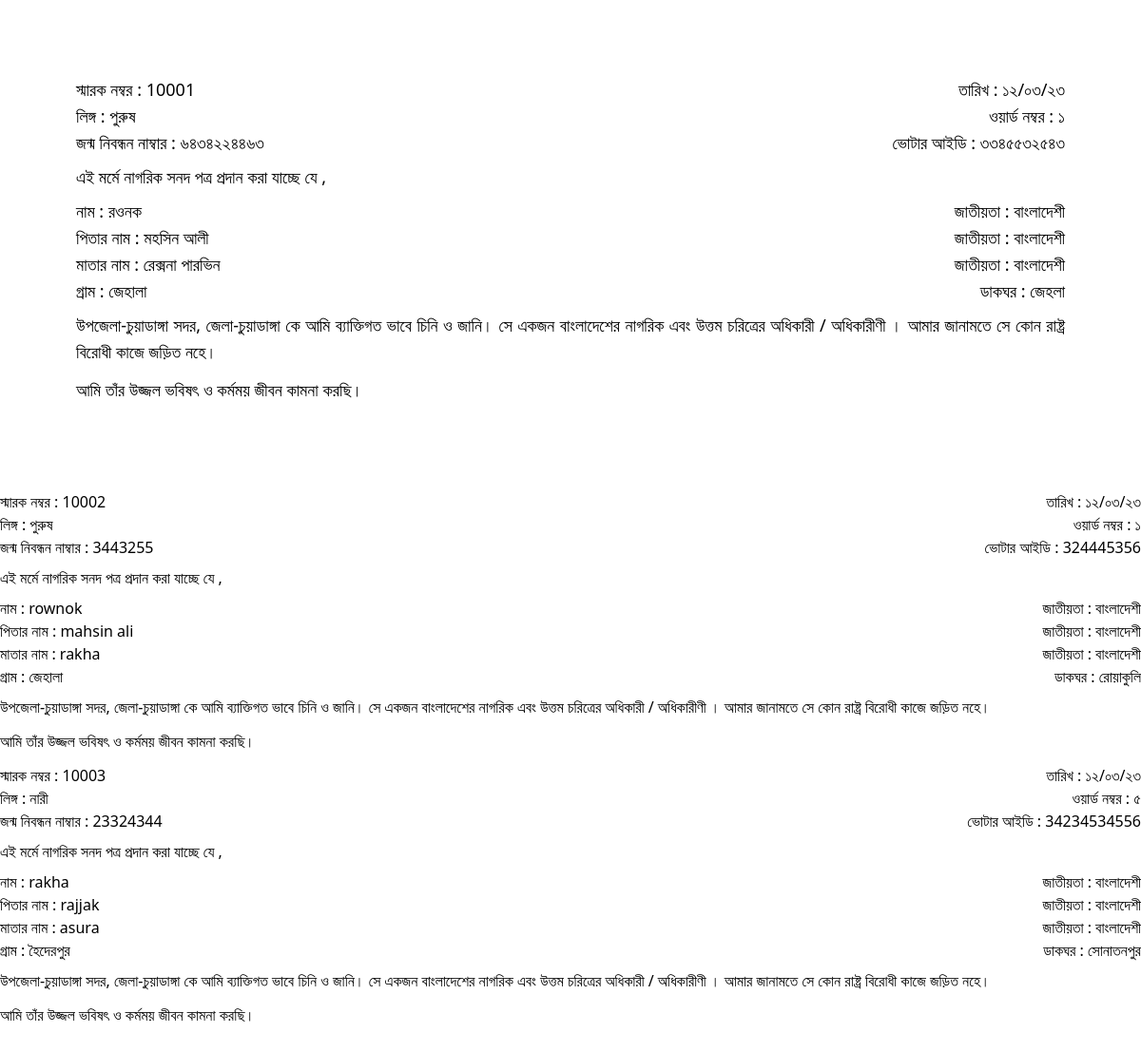
The page /nagorikreport.php on the database as committed earlier.
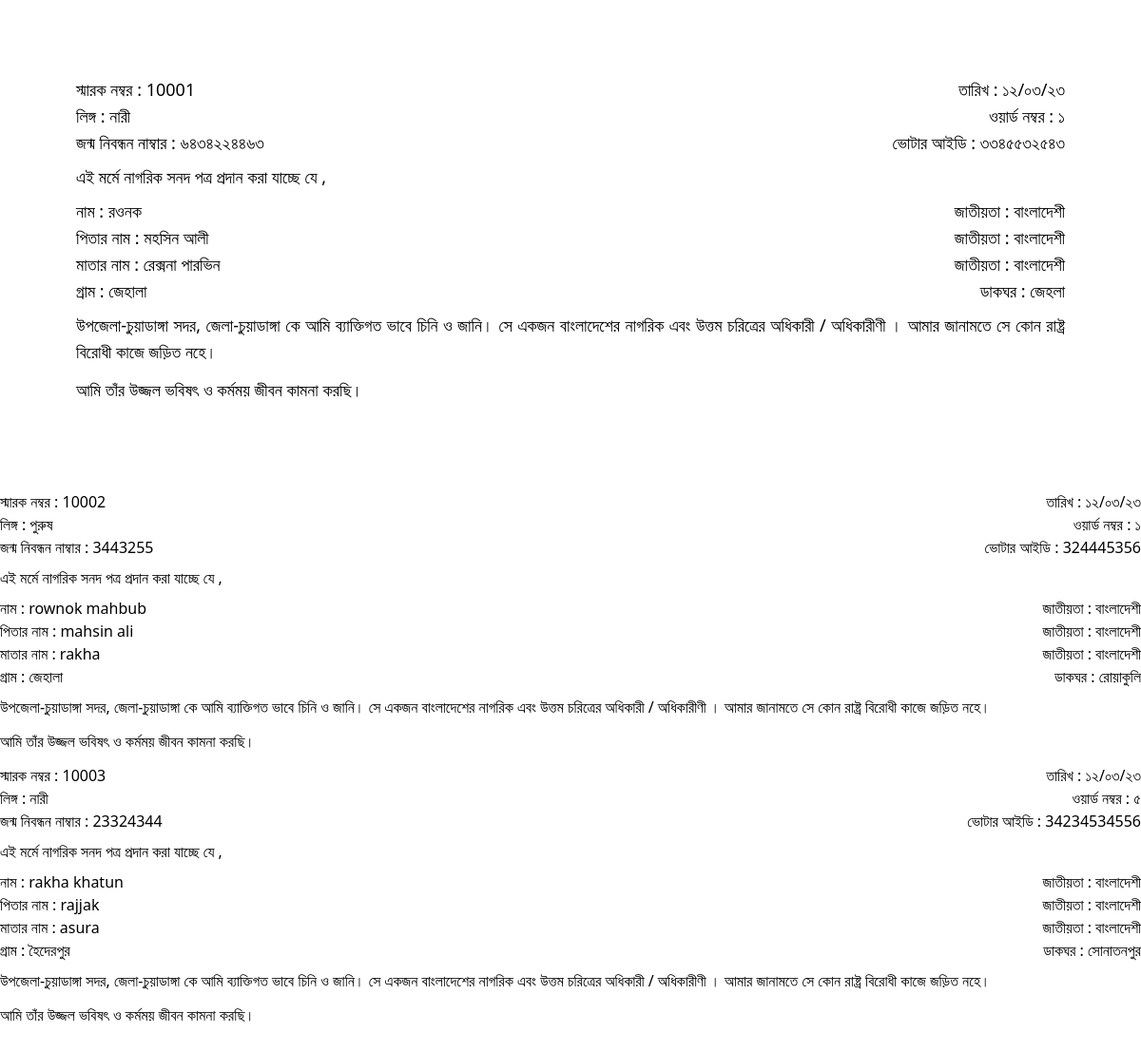
The same page on the database as committed later.
### tables this page shows
CREATE TABLE `nagorik` (
  `sarok` int(11) NOT NULL,
  `name` varchar(255) NOT NULL,
  `fathername` varchar(255) NOT NULL,
  `mothername` varchar(255) NOT NULL,
  `gram` varchar(255) NOT NULL,
  `word` varchar(255) NOT NULL,
  `birthno` varchar(255) NOT NULL,
  `voterid` varchar(255) NOT NULL,
  `mobileno` varchar(255) NOT NULL,
  `gender` varchar(255) NOT NULL,
  `dakghor` varchar(255) NOT NULL
);

### nagorikreport.php (the view, shortened to what this page needs)
<!DOCTYPE html>
<html lang="en" dir="ltr">
<head>
    <script src="https://cdn.tailwindcss.com"></script>
</head>
<body class='bg-white mb-10'>
<div class='px-20 py-20 relative text-lg'>
<?php
                    include '../../_dbconnect.php';
                    $query = "SELECT * FROM `nagorik`";
                    $poriciti = mysqli_query($con, $query);
                    while ($row = mysqli_fetch_assoc($poriciti)) {
                    ?>
<div class="flex justify-between items-center">
<p class=''>স্মারক নম্বর : <span><?= $row['sarok'] ?></span></p>
<p class=''>তারিখ : ১২/০৩/২৩</p>
</div>
<div class="flex justify-between items-start">
<p>লিঙ্গ : <span><?= $row['gender'] ?></span> </p>
<p class=''>ওয়ার্ড নম্বর : <span><?= $row['word'] ?></span></p>
</div>
<div class="flex justify-between items-start">
<p>জন্ম নিবন্ধন নাম্বার : <span><?= $row['birthno'] ?></span> </p>
<p>ভোটার আইডি : <span><?= $row['voterid'] ?></span> </p>
</div>
<p class="my-2">এই মর্মে নাগরিক সনদ পত্র প্রদান করা যাচ্ছে যে ,</p>
<div class="flex justify-between items-start">
<p>নাম : <span><?= $row['name'] ?></span> </p>
<p>জাতীয়তা  : বাংলাদেশী </p>
</div>
<div class="flex justify-between items-start">
<p>পিতার নাম : <span><?= $row['fathername'] ?></span> </p>
<p>জাতীয়তা  : বাংলাদেশী </p>
</div>
<div class="flex justify-between items-start">
<p>মাতার নাম : <span><?= $row['mothername'] ?></span> </p>
<p>জাতীয়তা  : বাংলাদেশী </p>
</div>
<div class="flex justify-between items-start">
<p>গ্রাম : <span><?= $row['gram'] ?></span> </p>
<p>ডাকঘর : <span><?= $row['dakghor'] ?></span></p>
</div>
<p class="text-justify my-2">উপজেলা-চুয়াডাঙ্গা সদর, জেলা-চুয়াডাঙ্গা  কে আমি ব্যাক্তিগত  ভাবে চিনি ও জানি। সে
একজন  বাংলাদেশের  নাগরিক এবং  উত্তম চরিত্রের অধিকারী / অধিকারীণী । আমার
জানামতে সে কোন রাষ্ট্র বিরোধী কাজে জড়িত নহে।
</p>
<p class="my-3">আমি তাঁর উজ্জল ভবিষৎ ও কর্মময় জীবন কামনা করছি।</p>
        </div>
            <?php
                    }
            ?>
</body>
</html>

Rows that differ between the two databases and show on the page:
changed nagorik "রওনক": gender "পুরুষ" → "নারী"
changed nagorik "mahsin ali": name "rownok" → "rownok mahbub"
changed nagorik "rajjak": name "rakha" → "rakha khatun"
